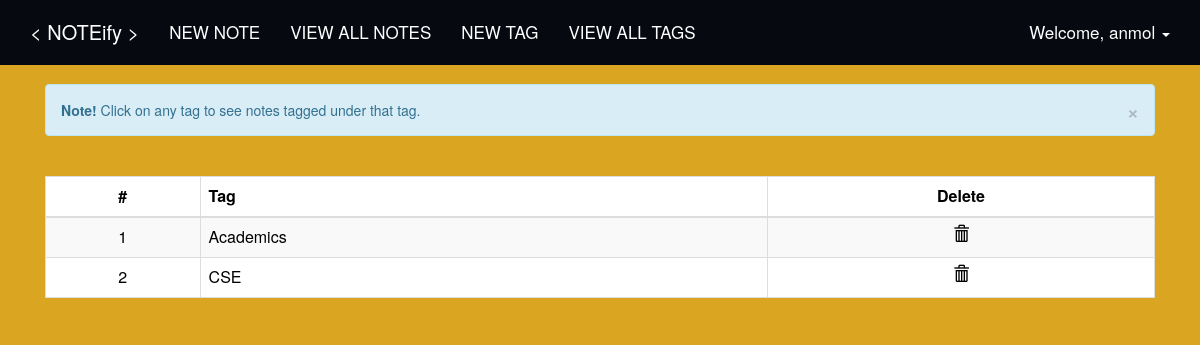
Page /tags/ (signed in) on the earlier database version.
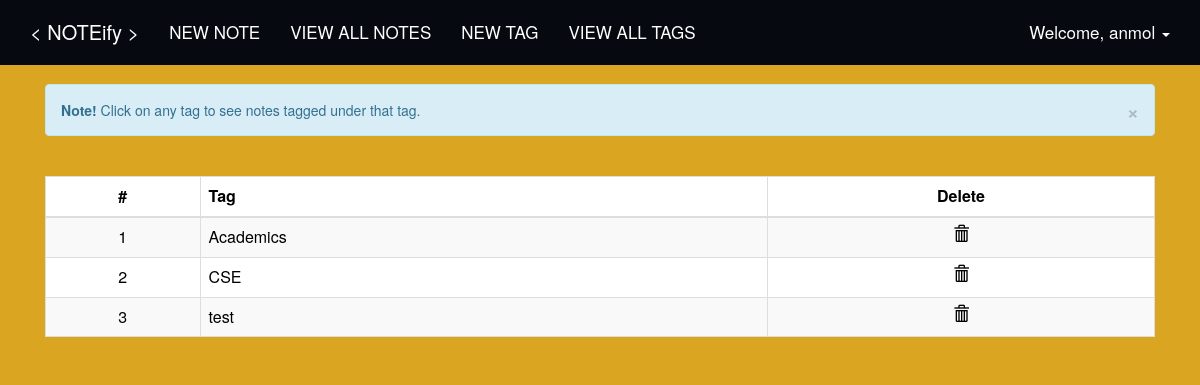
Same page on the later database version.
### tables this page shows
CREATE TABLE "tags" (
	`id`	INTEGER PRIMARY KEY AUTOINCREMENT,
	`tag`	TEXT,
	`user_id`	INTEGER,
	FOREIGN KEY(`user_id`) REFERENCES `users`(`id`)
);

### core/views.py (the view)
@core.route("/tags/")
@login_required
def view_tag():
    tags = functions.get_all_tags(session['id'])
    return render_template('edit_tag.html', tags=tags, username=session['username'])

### utils/functions.py (called while the page is built)
def get_database_connection():
    import sqlite3
    sqlite_file = 'notes.db'
    file_exists = os.path.isfile(sqlite_file)
    conn = sqlite3.connect(sqlite_file)
    if not file_exists:
        create_sqlite_tables(conn)
    return conn

def get_all_tags(user_id):
    conn = get_database_connection()
    try:
        cursor = conn.cursor()
        cursor.execute('SELECT id, tag FROM tags WHERE user_id=?', (str(user_id), ))
        results = cursor.fetchall()
        if len(results) > 0:
            results = [(str(results[i][0]), results[i][1]) for i in range(len(results))]
        else:
            results = None
        cursor.close()
        return results
    except:
        cursor.close()

### templates/edit_tag.html (shortened to what this page needs)
{% extends "index.html" %}
{% block content %}
    <div class="container"  style="padding-top: 2%">
        <div class="col-lg-12 col-md-12 col-sm-12 col-xs-12">
            <div class="alert alert-info fade in">
                <a href="#" class="close" data-dismiss="alert">&times;</a>
                <strong>Note!</strong> Click on any tag to see notes tagged under that tag.
            </div>
            <br>
            {% if username %}
                {% if tags %}
                    <table class="table table-hover table-striped table-bordered" style="background-color: white;">
                        <thead class="text-center">
                            <tr>
                                <th class="text-center">#</th>
                                <th>Tag</th>
                                <th class="text-center">Delete</th>
                            </tr>
                        </thead>
                        <tbody>
                            {% for tag in tags %}
                                <tr>
                                    <td class="text-center">{{ loop.index }}</td>
                                    <td><a href="/tags/view/{{ tag[0] }}">{{ tag[1] }}</a></td>
                                    <td class="text-center">
                                        <a href="/tags/delete/{{ tag[0] }}/"><span class="glyphicon glyphicon-trash"></span></a>
                                    </td>
                                </tr>
                            {%  endfor %}
                        </tbody>
                    </table>
                {% else %}
                    <div class="alert alert-danger">
                        You have no tags added! Let's add one <a href="/tags/add/">here</a>
                    </div>
                {% endif %}
            {% endif %}
        </div>
    </div>
{% endblock %}

Differences in the rows shown:
added tags: tag "test"
